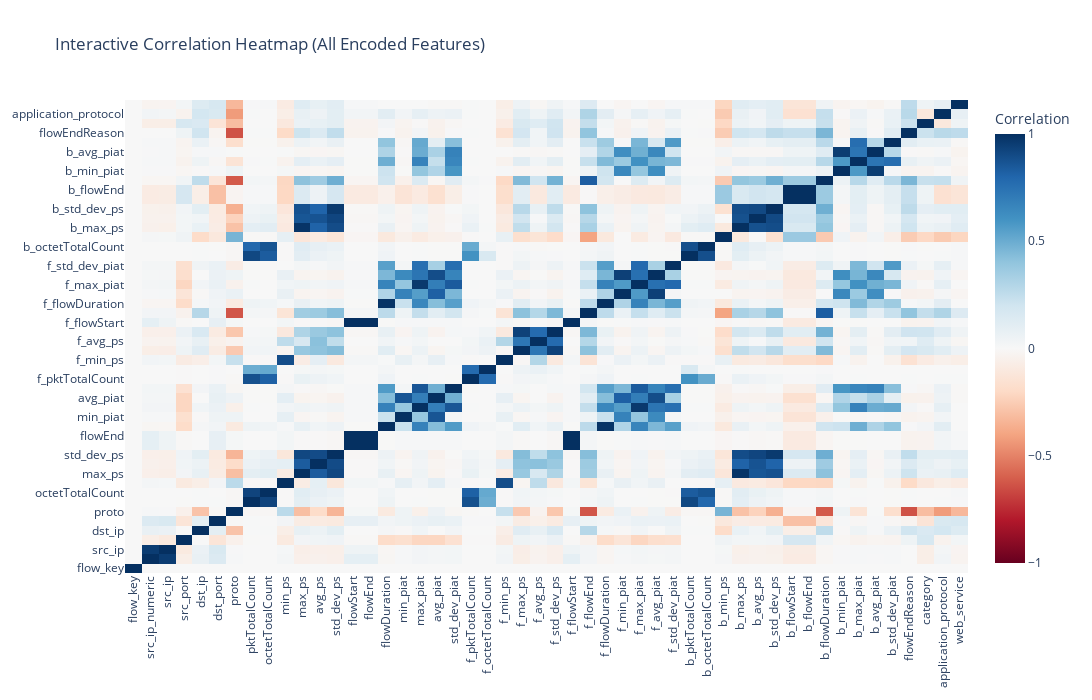

Write notebook code for a chart like this one.
### Code cell
# --- Encoding categorical fields first ---
df_encoded = df.copy()
label_encoders = {}
for col in df_encoded.columns:
    if df_encoded[col].dtype == 'object':
        le = LabelEncoder()
        df_encoded[col] = le.fit_transform(df_encoded[col].astype(str))
        label_encoders[col] = le

# --- correlation matrix ---
corr = df_encoded.corr()
corr_long = corr.stack().reset_index()
corr_long.columns = ["Feature 1", "Feature 2", "Correlation"]

# plotting corr matrix
fig = go.Figure(data=go.Heatmap(
    z=corr.values,
    x=corr.columns,
    y=corr.columns,
    colorscale="RdBu",
    zmin=-1, zmax=1,
    colorbar=dict(title="Correlation"),
    hovertemplate="Feature 1: %{x}<br>Feature 2: %{y}<br>Correlation: %{z:.3f}<extra></extra>"
))
fig.update_layout(
    title="Interactive Correlation Heatmap (All Encoded Features)",
    width=1400,
    height=700,  
    xaxis=dict(tickangle=-90)
)
fig.show()

### Figure 1 — Plotly figure (JSON) as saved in the notebook; plotly's stock layout.template omitted (floating-point values rounded to 4 significant figures; data arrays with more than 128 entries replaced by an {"elided": "..."} marker saying what was removed)
{"data": [{"colorbar": {"title": {"text": "Correlation"}}, "colorscale": [[0, "rgb(103,0,31)"], [0.1, "rgb(178,24,43)"], [0.2, "rgb(214,96,77)"], [0.3, "rgb(244,165,130)"], [0.4, "rgb(253,219,199)"], [0.5, "rgb(247,247,247)"], [0.6, "rgb(209,229,240)"], [0.7, "rgb(146,197,222)"], [0.8, "rgb(67,147,195)"], [0.9, "rgb(33,102,172)"], [1, "rgb(5,48,97)"]], "hovertemplate": "Feature 1: %{x}<br>Feature 2: %{y}<br>Correlation: %{z:.3f}<extra></extra>", "type": "heatmap", "x": ["flow_key", "src_ip_numeric", "src_ip", "src_port", "dst_ip", "dst_port", "proto", "pktTotalCount", "octetTotalCount", "min_ps", "max_ps", "avg_ps", "std_dev_ps", "flowStart", "flowEnd", "flowDuration", "min_piat", "max_piat", "avg_piat", "std_dev_piat", "f_pktTotalCount", "f_octetTotalCount", "f_min_ps", "f_max_ps", "f_avg_ps", "f_std_dev_ps", "f_flowStart", "f_flowEnd", "f_flowDuration", "f_min_piat", "f_max_piat", "f_avg_piat", "f_std_dev_piat", "b_pktTotalCount", "b_octetTotalCount", "b_min_ps", "b_max_ps", "b_avg_ps", "b_std_dev_ps", "b_flowStart", "b_flowEnd", "b_flowDuration", "b_min_piat", "b_max_piat", "b_avg_piat", "b_std_dev_piat", "flowEndReason", "category", "application_protocol", "web_service"], "y": ["flow_key", "src_ip_numeric", "src_ip", "src_port", "dst_ip", "dst_port", "proto", "pktTotalCount", "octetTotalCount", "min_ps", "max_ps", "avg_ps", "std_dev_ps", "flowStart", "flowEnd", "flowDuration", "min_piat", "max_piat", "avg_piat", "std_dev_piat", "f_pktTotalCount", "f_octetTotalCount", "f_min_ps", "f_max_ps", "f_avg_ps", "f_std_dev_ps", "f_flowStart", "f_flowEnd", "f_flowDuration", "f_min_piat", "f_max_piat", "f_avg_piat", "f_std_dev_piat", "b_pktTotalCount", "b_octetTotalCount", "b_min_ps", "b_max_ps", "b_avg_ps", "b_std_dev_ps", "b_flowStart", "b_flowEnd", "b_flowDuration", "b_min_piat", "b_max_piat", "b_avg_piat", "b_std_dev_piat", "flowEndReason", "category", "application_protocol", "web_service"], "z": {"elided": "50x50 float values"}, "zmax": 1, "zmin": -1}], "layout": {"height": 700, "title": {"text": "Interactive Correlation Heatmap (All Encoded Features)"}, "width": 1400, "xaxis": {"tickangle": -90}}}
